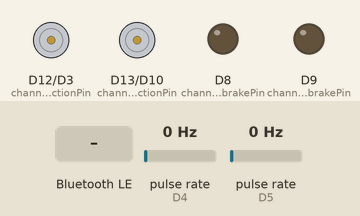
Recording of a sketch running on a simulated Arduino Nano 33 IoT. Shown: direction and speed pins drawn as motors (green arrow = direction pin HIGH = forward, orange = LOW = backward, longer = more drive), output pins drawn as LEDs (lit = HIGH). Wiring (inferred from the names in the program): 2 × pulse sensor: data D4 / data D5. The inputs (shaded band) are chosen by the test bench; at power-on: pulse rate (sensors on D4, D5) 0 Hz. Nothing arrives over Bluetooth unless stated; a phone connects over Bluetooth LE 3 s after start.

Above: at 1.2 s.
1.3 s: Bluetooth LE write "1" received
At 4.0 s:
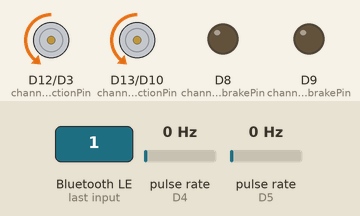
Timing chart, 0 to 5.5 s (numbered marks = the images above; inputs shaded):
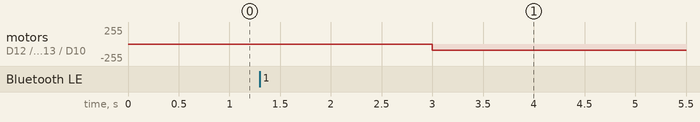

The sketch:

04_arduino_uno_wifi_r2_motor_shield_r3_dc_encoder.ino
```cpp
#include <ArduinoBLE.h>

// #define WEAVLY_ROBOT_DEBUG

#ifdef WEAVLY_ROBOT_DEBUG
    #define WEAVLY_ROBOT_PRINT(x) Serial.print(x);
    #define WEAVLY_ROBOT_PRINTLN(x) Serial.println(x);
#else
    #define WEAVLY_ROBOT_PRINT(x) ;
    #define WEAVLY_ROBOT_PRINTLN(x) ;
#endif

// Pins

const int channelA_directionPin = 12;
const int channelA_pwmPin = 3;
const int channelA_brakePin = 9;

const int channelB_directionPin = 13;
// The shield expects PWM on pin D11 but on the Arduino UNO WiFi Rev 2
// D11 does not support PWM. We use pin D10 instead and wire them together.
const int channelB_pwmPin = 10;
const int channelB_pwmPin_shield = 11;
const int channelB_brakePin = 8;

const int leftEncoderPin = 4;
const int rightEncoderPin = 5;

// Pause time at end of movement

const unsigned long pauseTimeMs = 600;

// Classes

namespace Weavly::Robot {

enum class State {
    waiting,
    pauseAtEndOfMovement,
    forward,
    left,
    right
};

enum class Direction {
    forward,
    backward
};

class Motor {
public:
    Motor()
        : m_motorDirectionPin(-1),
        m_motorPwmPin(-1),
        m_motorBrakePin(-1),
        m_encoderCount(0)
    {
    }

    void attach(int directionPin, int pwmPin, int brakePin)
    {
        m_motorDirectionPin = directionPin;
        m_motorPwmPin = pwmPin;
        m_motorBrakePin = brakePin;
    }

    void setDirection(Direction dir)
    {
        if (dir == Direction::forward) {
            digitalWrite(m_motorDirectionPin, LOW);
        } else {
            digitalWrite(m_motorDirectionPin, HIGH);
        }
    }

    void run(int value)
    {
        digitalWrite(m_motorBrakePin, LOW);
        analogWrite(m_motorPwmPin, value);
    }

    void brake()
    {
        digitalWrite(m_motorBrakePin, HIGH);
        analogWrite(m_motorPwmPin, 0);
    }

    int getEncoderCount()
    {
        return m_encoderCount;
    }

    void setEncoderCount(int count)
    {
        m_encoderCount = count;
    }

    void incrementEncoderCount()
    {
        ++m_encoderCount;
    }

private:
    int m_motorDirectionPin;
    int m_motorPwmPin;
    int m_motorBrakePin;
    int m_encoderCount;
};

}

// Weavly robot protocol

const char robotServiceUuid[] = "19B10000-E8F2-537E-4F6C-D104768A1214";
const char commandCharacteristicUuid[] = "19B10001-E8F2-537E-4F6C-D104768A1214";
const char notificationCharacteristicUuid[] = "19B10002-E8F2-537E-4F6C-D104768A1214";

const byte commandForward = 1;
const byte commandLeft = 3;
const byte commandRight = 2;

const byte notificationCommandFinished = 2;

// Globals

const char name[] = "WeavlyRobot";

BLEService robotService(robotServiceUuid);
BLEByteCharacteristic commandCharacteristic(commandCharacteristicUuid, BLERead | BLEWrite | BLENotify);
BLEByteCharacteristic notificationCharacteristic(notificationCharacteristicUuid, BLERead | BLEWrite | BLENotify);

Weavly::Robot::Motor leftMotor;
Weavly::Robot::Motor rightMotor;

Weavly::Robot::State state = Weavly::Robot::State::waiting;
unsigned long endOfPauseTime = 0;

void setup()
{
#ifdef WEAVLY_ROBOT_DEBUG
    Serial.begin(9600);
    while (!Serial) {
        delay(10);
    }
#endif

    if (!BLE.begin()) {
        WEAVLY_ROBOT_PRINTLN("Starting BLE failed");
        while (1) {
            delay(10);
        }
    } else {
        WEAVLY_ROBOT_PRINTLN("BLE started");
    }

    // Set up the motor pins
    pinMode(channelA_directionPin, OUTPUT);
    pinMode(channelA_pwmPin, OUTPUT);
    pinMode(channelA_brakePin, OUTPUT);
    pinMode(channelB_directionPin, OUTPUT);
    pinMode(channelB_pwmPin, OUTPUT);
    // The channelB_pwmPin_shield is physically wired to channelB_pwmPin.
    // Set it to INPUT to ensure that we don't set the voltage on both pins
    // at once.
    pinMode(channelB_pwmPin_shield, INPUT);
    pinMode(channelB_brakePin, OUTPUT);

    // Set up the encoder pins
    pinMode(leftEncoderPin, INPUT_PULLUP);
    pinMode(rightEncoderPin, INPUT_PULLUP);

    // Attach the motors
    leftMotor.attach(channelA_directionPin, channelA_pwmPin, channelA_brakePin);
    rightMotor.attach(channelB_directionPin, channelB_pwmPin, channelB_brakePin);

    // Attach the encoder interrupt handlers
    attachInterrupt(digitalPinToInterrupt(leftEncoderPin), handleLeftEncoderInterrupt, FALLING);
    attachInterrupt(digitalPinToInterrupt(rightEncoderPin), handleRightEncoderInterrupt, FALLING);

    // Set local name and add advetising
    BLE.setLocalName(name);
    BLE.setAdvertisedService(robotService);

    // Add the characteristics to the service
    robotService.addCharacteristic(commandCharacteristic);
    robotService.addCharacteristic(notificationCharacteristic);

    // Add the service
    BLE.addService(robotService);

    // Set the initial value for the characeristics
    commandCharacteristic.writeValue(0);
    notificationCharacteristic.writeValue(0);

    // Start advertising
    BLE.advertise();

    WEAVLY_ROBOT_PRINTLN("Robot ready");
}

void handleLeftEncoderInterrupt()
{
    leftMotor.incrementEncoderCount();
}

void handleRightEncoderInterrupt()
{
    rightMotor.incrementEncoderCount();
}

void loop()
{
    BLEDevice central = BLE.central();

    if (central) {
        WEAVLY_ROBOT_PRINTLN("Connected");

        while (central.connected()) {
            switch(state) {
            case Weavly::Robot::State::waiting:
                if (commandCharacteristic.written()) {
                    switch (commandCharacteristic.value()) {
                    case commandForward:
                        WEAVLY_ROBOT_PRINTLN("Forward");
                        state = Weavly::Robot::State::forward;
                        startMotors(Weavly::Robot::Direction::forward, 96,
                            Weavly::Robot::Direction::forward, 96);
                        break;
                    case commandLeft:
                        WEAVLY_ROBOT_PRINTLN("Left");
                        state = Weavly::Robot::State::left;
                        startMotors(Weavly::Robot::Direction::backward, 96,
                            Weavly::Robot::Direction::forward, 96);
                        break;
                    case commandRight:
                        WEAVLY_ROBOT_PRINTLN("Right");
                        state = Weavly::Robot::State::right;
                        startMotors(Weavly::Robot::Direction::forward, 96,
                            Weavly::Robot::Direction::backward, 96);
                        break;
                    }
                }
                break;
            case Weavly::Robot::State::pauseAtEndOfMovement:
                if (millis() > endOfPauseTime) {
                    state = Weavly::Robot::State::waiting;
                    notificationCharacteristic.writeValue(notificationCommandFinished);
                }
                break;
            case Weavly::Robot::State::forward:
                if (checkMotors(1000, 1000)) {
                    WEAVLY_ROBOT_PRINTLN("Forward done");
                    printEncoderCounts();
                    state = Weavly::Robot::State::pauseAtEndOfMovement;
                    endOfPauseTime = millis() + pauseTimeMs;
                }
                break;
            case Weavly::Robot::State::left:
                if (checkMotors(550, 550)) {
                    WEAVLY_ROBOT_PRINTLN("Left done");
                    printEncoderCounts();
                    state = Weavly::Robot::State::pauseAtEndOfMovement;
                    endOfPauseTime = millis() + pauseTimeMs;
                }
                break;
            case Weavly::Robot::State::right:
                if (checkMotors(550, 550)) {
                    WEAVLY_ROBOT_PRINTLN("Right done");
                    printEncoderCounts();
                    state = Weavly::Robot::State::pauseAtEndOfMovement;
                    endOfPauseTime = millis() + pauseTimeMs;
                }
                break;
            }
        }

        WEAVLY_ROBOT_PRINTLN("Disconnected");
    }
}

void startMotors(Weavly::Robot::Direction leftDirection, int leftValue,
    Weavly::Robot::Direction rightDirection, int rightValue)
{
    leftMotor.setEncoderCount(0);
    rightMotor.setEncoderCount(0);
    leftMotor.setDirection(leftDirection);
    rightMotor.setDirection(rightDirection);
    leftMotor.run(leftValue);
    rightMotor.run(rightValue);
}

bool checkMotors(int leftEncoderGoal, int rightEncoderGoal)
{
    bool leftDone = false;
    bool rightDone = false;
    if (leftMotor.getEncoderCount() >= leftEncoderGoal) {
        leftDone = true;
        leftMotor.brake();
    }
    if (rightMotor.getEncoderCount() >= rightEncoderGoal) {
        rightDone = true;
        rightMotor.brake();
    }
    return leftDone && rightDone;
}

void printEncoderCounts()
{
    WEAVLY_ROBOT_PRINT("Left: ");
    WEAVLY_ROBOT_PRINTLN(leftMotor.getEncoderCount());
    WEAVLY_ROBOT_PRINT("Right: ");
    WEAVLY_ROBOT_PRINTLN(rightMotor.getEncoderCount());
}
```

Measured:
- after the input at 1.3 s, motor on D12 (channelA_directionPin) / D3 (channelA_pwmPin), motor on D13 (channelB_directionPin) / D10 (channelB_pwmPin): stopped → backward 96/255 after 1.7 s
